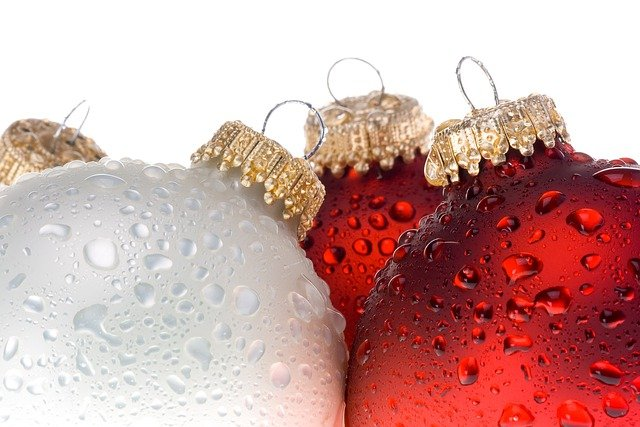
#> input picture opencv_practice/c.jpg, 640 x 427 px
$ jupyter execute '210809 revision1.ipynb'   (older library calls are emulated)
#> lines starting #> are read from the running program, lines starting #| are printed output that depends on the picture; after the words box and inside, x2 and y2 are one past the last pixel; in counts of white or black regions, pixels touching at a corner belong together
[cell 1]
import numpy as np
import cv2
import matplotlib.pyplot

### 에지 검출\
    -에지(edge)\
    영상에서 픽셀의 밝기 값이 급격하게 변하는 부분.\
    즉 객체 이미지 테두리, 경계\
    - 에지 검출\
    영상을 미분하여 값이 큰 영역 검출\
    =>  기울기 값이 크면,변화량이 큰거

#### 소벨필터\
cv2.Sobel(src,ddepth,dx,dy,ksize=None,scale=None,delta=None,borderType=None)=>\
ddepth: 결과 영상 데이터 타입, -1이면 입력 영상과 동일\
dx: x방향 미분 차수\
dy: y방향 미분 차수\
ksize: 커널 크기. 보통3\
scale: 결과 영상에 추가로 곱할 값. 기본은 1\
delta:결과 영상에 추가로 더할 값. 기본은 0

[cell 2]
import numpy as np
import cv2

src = cv2.imread('c.jpg',cv2.IMREAD_GRAYSCALE)
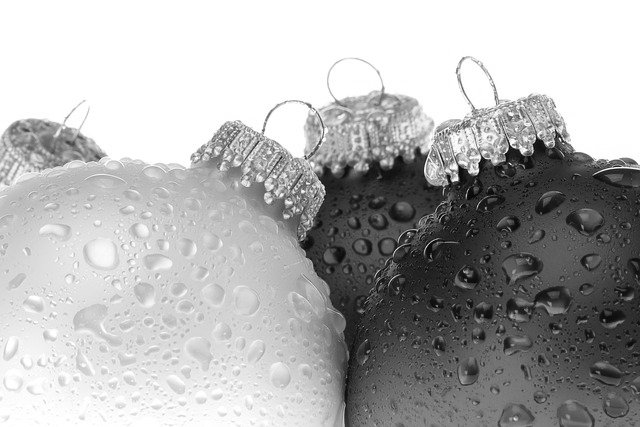
#> src: shape (427, 640); min 0, max 255, mean 176.3

dx = cv2.Sobel(src, -1,1,0,delta=128)
dy = cv2.Sobel(src,-1,0,1,delta=128)

cv2.imshow('src',src)
cv2.imshow('dx',dx)
cv2.imshow('dy',dy)
cv2.waitKey(0)

cv2.destroyAllWindows()

#### 샤르 필터\
cv2.Scharr(src,ddepth,dx,dy,scale=None,delta=None,borderType=None)\

[cell 3]
import numpy as np
import cv2

src = cv2.imread('c.jpg',cv2.IMREAD_GRAYSCALE)

dx = cv2.Scharr(src,-1,1,0,delta=128)
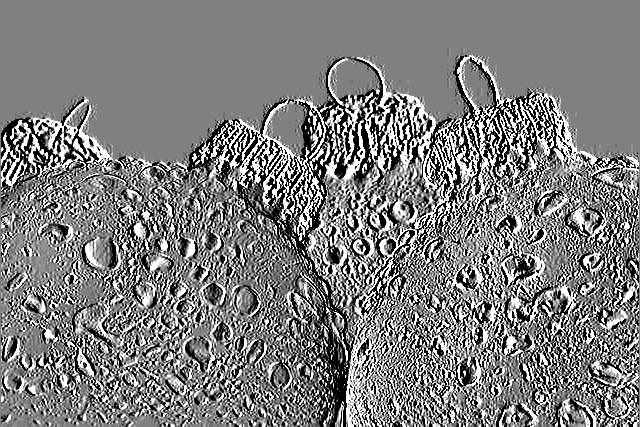
#> dx: shape (427, 640); min 0, max 255, mean 125.9
dy = cv2.Scharr(src,-1,0,1,delta=128)

cv2.imshow('src',src)
cv2.imshow('dx',dx)
cv2.imshow('dy',dy)
cv2.waitKey(0)

cv2.destroyAllWindows()

### 그래디언트(gradient)\
영상을 편미분 하여 구한 벡터\
그래디언트 크기: 픽셀값 차이 크기\
그래디언트 방향: 픽셀 값이 가장 급격하게 증가하는 방향\

크기 계산 함수\
cv2.magnitude(x,y) => 2D 벡터 크기 행렬 반환\
x: x축 미분값\
y:y 축 미분값\

방향 계산 함수\
cv2.phase(x,y,angleInDegree=None)\
x:x축 미분\
y:y축 미분\
angleInDegree:True이면 각도, False이면 래디언\

[cell 4]
import numpy as np
import cv2

src = cv2.imread('c.jpg', cv2.IMREAD_GRAYSCALE)

dx = cv2.Sobel(src, cv2.CV_32F, 1, 0)
dy = cv2.Sobel(src, cv2.CV_32F, 0,1)
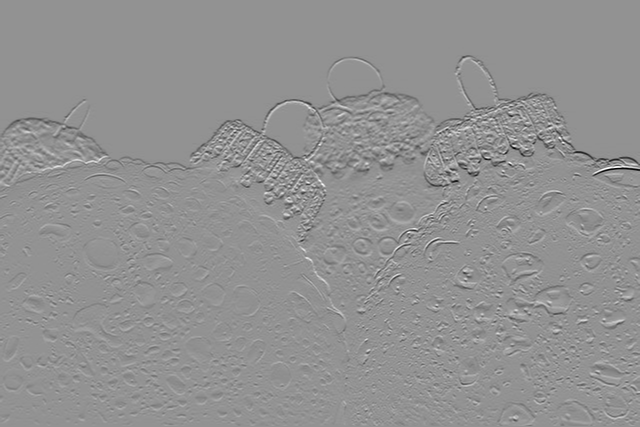
#> dy: shape (427, 640) float32; min -864, max 643, mean -1.3; drawn with min black and max white

mag = cv2.magnitude(dx,dy)
mag = np.clip(mag,0,255).astype(np.uint8)
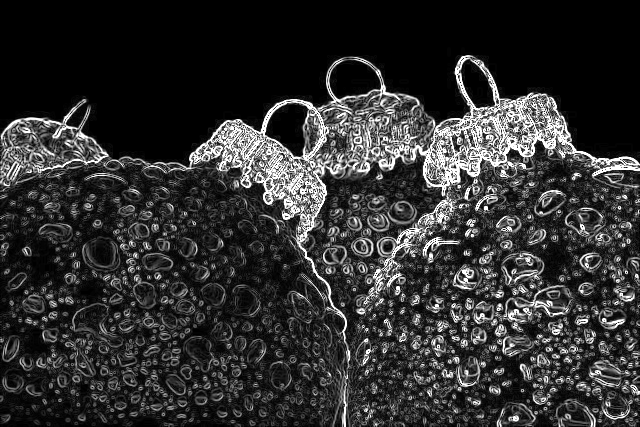
#> mag: shape (427, 640); min 0, max 255, mean 48.6

dst = np.zeros(src.shape[:2],np.uint8)
dst[mag > 120] = 255

cv2.imshow('src',src)
cv2.imshow('mag',mag)
cv2.imshow('dst',dst)
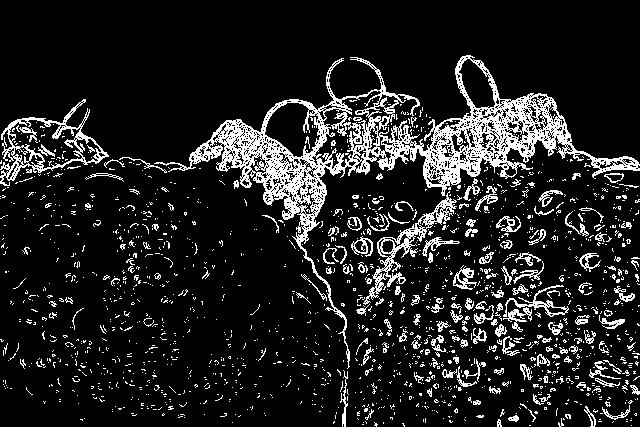
#> window 'dst': shape (427, 640); 12.9% white in thin lines or dots, all inside (x1, y1, x2, y2) = (0, 55, 640, 427)
cv2.waitKey()

cv2.destroyAllWindows()

## 케니 에지 검출\
에지 잘 검출하려면?\
정확한 검출: 점이나 노이즈를 에지로 찾거나 에지를 놓치는 확률 최소화\
정확한 위치: 에지 중심 검출\
단일 에지: 하나의 에지는 하나의 점으로 표현\

    케니 에지 검출 단계
    가우시안 필터링: 잡음 제거
    그래디언트 계산: 소벨 마스크를 이용해서 크기,방향 계산
    비최대 억제: 하나의 에지가 여러개 픽셀로 표현되는 것을 막기 위해 그래디언트 크기가 국지적 최대인 픽셀만 선택
    히스테리시스 에지 트래킹: 걸러진 에지 중에서 약한 에지 버리고 강한에지, 연결에지만 최종 선택

케니 함수\
cv2.Canny(img,threshold1,threshold2,apertureSiz=None,L2gradient=None)\
threshold1 - Hysteresis Thredsholding 작업에서의 min값\
threshold2 - Hysteresis Thredsholding 작업에서의 max값 \
apertureSiz- 소벨 연산에 사용할 커널 크기\
L2gradient - 그래디언트 계산 수식 지정. True, False(기본값)

    이진화 임계값 함수
    cv2.threshold(src,thresh,maxval,type)=>
    thresh:이진화 임계값
    maxval: 입계값 넘었을때 적용할 value
    type:이진화 종류 지정


thresholding type\
cv2.THRESH_BINARY\
cv2.THRESH_BINARY_INV\
cv2.THRESH_TRUNC\
cv2.THRESH_TOZERO\
cv2.THRESH_TOZERO_INV

[cell 5]
import numpy as np
import cv2

src = cv2.imread('building.jpg',cv2.IMREAD_GRAYSCALE)
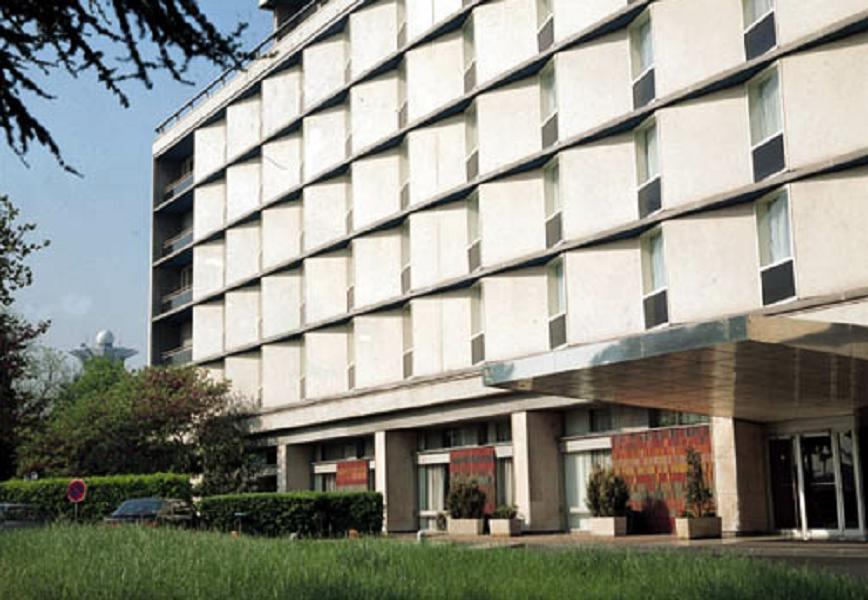
#> input picture opencv_practice/building.jpg, 868 x 600 px
#> src: shape (600, 868); min 0, max 255, mean 142.3

dst = cv2.Canny(src, 50,150)
#> dst: shape (600, 868); 11.6% white in thin lines or dots

cv2.imshow('src',src)
cv2.imshow('dst',dst)
cv2.waitKey()

cv2.destroyAllWindows()

## 에지=> 허프변환

에지 영상은 검정색 배경에 에지부분만 흰색\
입력 영상에서 에지가 있는 좌표를 추출\

직선을 추출하기 위해서 가장 유명한게 허프 변환\
축적 알고리즘 이용=> 내가 원하는 파라미터를 찾아냄.\

허프 변환 직선 검출은 2차원 영상 좌표에서의 \
직선의 방정식을 파라미터 공간으로 변환하여\
직선을 찾는 알고리즘\

직선의 방정식 y= ax+b 가 있다면 \
b= -xa+y 로 변환
x,y축에 있는 직선의 점을 a,b좌표 평면으로 옮기면 직선으로 표현\
x,y좌표 평면 두 점을 a,b좌표 평면으로 옮기면 두개의 직선으로 표현

### 허프 변환 함수 \
cv2.HoughLines(img,rho,theta,threshold,srn=None,stn=None,min_theta=None,max_theta=None) = > 직선 파라메터를 담은 행렬\
rho- r값의 범위 (0~1실수)\
theta - 세타 값의 범위(0~180정수)\
threshold- 직선으로 판단할 임계값, 숫자가 작으면 많은 선이 검출 되지만 정확도 떨어지고 숫자가 크면 정확도가 올라감\
srn,stn - 멀티 스케일 허프 변환에서 rho,theta를 나누는 값. 기본은 0\
min_theta, max_theta - theta 최소 최대값\

cv2.HoughLines()함수의 단점\
반환된 모든 점에 기울기를 계산하여 시작점과 끝점을 계산해야함. 그리고 모든점에 대해서 연산하므로 속도가 느림. 이를 보완한 함수가 확률 허프 변환 함수\

### 확률 허프 변환\
이전 허프변환을 최적화한것.\
모든 점을 대상으로 하는것이 아니라 임의의 점을 이용하여 직선을 찾는것\
단 임계값을 작게 해야한다\
장점은 선의 시작점과 끝점을 return 해주기 때문에 쉽게 화면에 표현가능\

cv2.HoughLinesP(image,rho,theta,threshold,minLineLength,maxLineGap) => lines\
rho - r값의 범위(0~1 실수)\
theta - 세타 값의 범위 (0~180 정수)\
threshold - 직선으로 판단할 임계값\
minLineLength- 검출할 선의 최소 길이\
maxLineGap- 직선으로 간주할 최대 에지 점 간격

[cell 6]
import numpy as np
import cv2

src = cv2.imread('building.jpg',cv2.IMREAD_GRAYSCALE)

edges = cv2.Canny(src,50,150)

lines = cv2.HoughLinesP(edges,1,np.pi/180.,160,minLineLength=50,maxLineGap=5)
#> lines = 113 rows, first 6: [180, 309, 737, 72], [329, 398, 385, 388], [149, 215, 480, 0], [802, 538, 857, 539], [301, 186, 546, 55], [430, 290, 683, 212]

dst = cv2.cvtColor(edges, cv2.COLOR_GRAY2BGR)
#> dst: shape (600, 868, 3); 11.6% white in thin lines or dots


# print(lines[0][0][0])

if lines is not None:
    for i in range(lines.shape[0]):
        pt1 = (lines[i][0][0], lines[i][0][1])
        pt2 = (lines[i][0][2],lines[i][0][3])
        cv2.line(dst,pt1,pt2,(0,0,255),2,cv2.LINE_AA) # 빨간선 긋기
#> this loop made 113 passes
#> (pt1, pt2) on passes 1 to 12: ((180, 309), (737, 72)), ((329, 398), (385, 388)), ((149, 215), (480, 0)), ((802, 538), (857, 539)), ((301, 186), (546, 55)), ((430, 290), (683, 212)), ((589, 342), (640, 332)), ((627, 475), (680, 470)), ((800, 417), (853, 413)), ((451, 278), (517, 257)), ((369, 530), (421, 530)), ((262, 268), (262, 135))
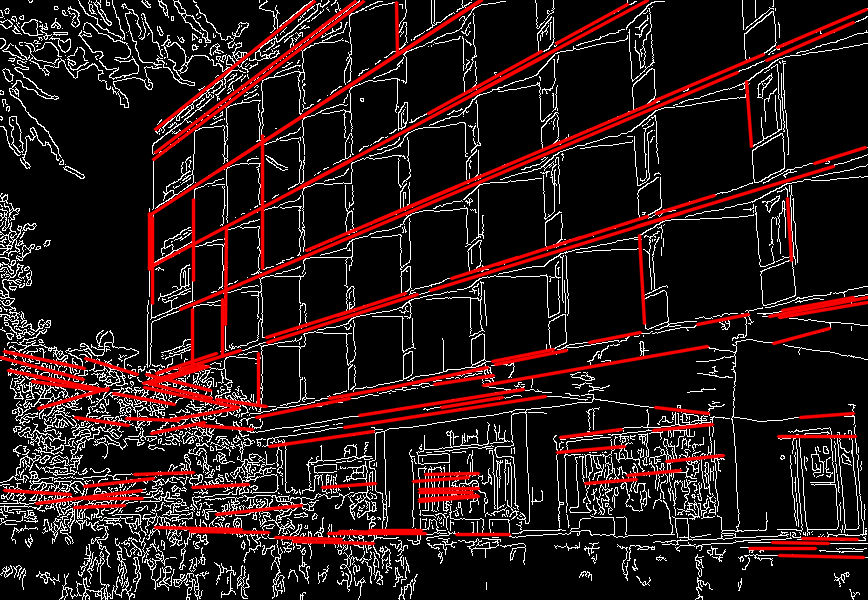
#> dst: shape (600, 868, 3); mean B, G, R 23.7, 23.7, 41


cv2.imshow('dst',dst)
cv2.imshow('src',src)

cv2.waitKey()
cv2.destroyAllWindows()

허프 변환 원검출 함수\
cv2.HoughCircles(img,method,dp,minDist,param1=None,param2=None,minRadius=None,maxRadius=None)\

method: cv2.HOUGH_GRADIENT만 가능\
dp: img와 축적 배열 크기 비율.1은같음, 2는 축적배열이 img의 반\
minDist: 검출된 원 중심점들의 최소거리\
param1:케니 검출기의 높은 임계값\
param2;축적 배열의 원 검출을 위한 임계값\
minRadius, maxRadius:검출할 원의 최소,최대 반지름

[cell 7]
import numpy as np
import cv2

src = cv2.imread('dial.jpg')
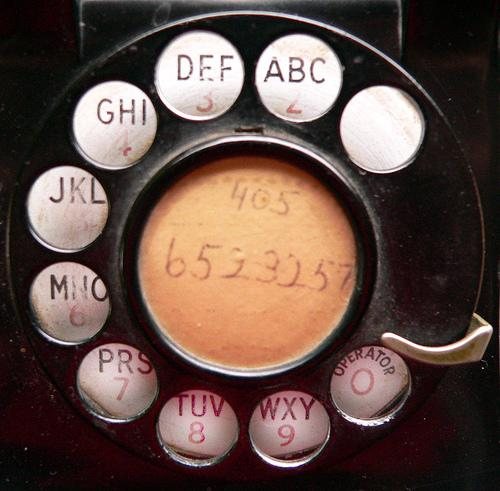
#> input picture opencv_practice/dial.jpg, 500 x 491 px
#> src is the input picture: shape (491, 500, 3); mean B, G, R 69.4, 77.1, 97.7

gray = cv2.cvtColor(src, cv2.COLOR_BGR2GRAY)
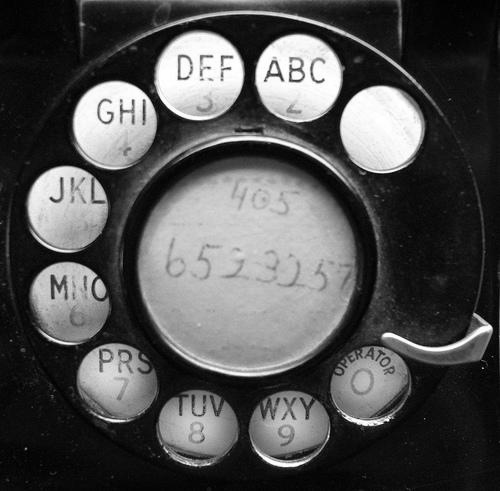
#> gray: shape (491, 500); min 0, max 255, mean 82.4
blr = cv2.GaussianBlur(gray,(0,0),1.0)

circles = cv2.HoughCircles(blr,cv2.HOUGH_GRADIENT,1,50,
                          param1=150,param2=40,minRadius=20,
                          maxRadius=80)
#> circles = [[297.5, 77.5, 43.4], [286.5, 429.5, 38], [65.5, 207.5, 41.8], [114.5, 121.5, 41.2], [199.5, 73.5, 42.4], [67.5, 302.5, 40.7], [383.5, 128.5, 44.1], [373.5, 382.5, 36.9], [196.5, 426.5, 39.2], [115.5, 381.5, 38.6], [435.5, 290.5, 60.1]]

dst = src.copy()

if circles is not None:
    for i in range(circles.shape[1]):
        cx,cy,radius = circles[0][i]
        cv2.circle(dst,(cx,cy), int(radius), (0,0,255),2,cv2.LINE_AA)
#> this loop made 11 passes
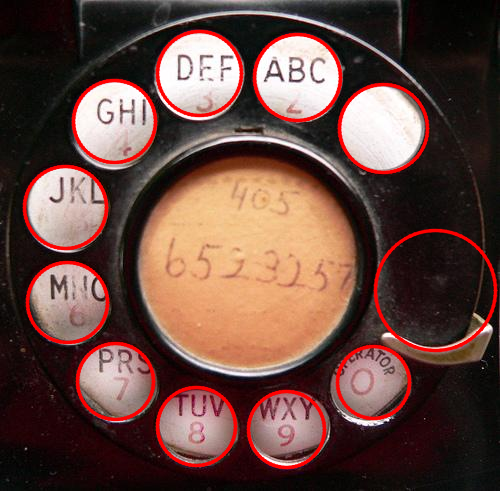
#> dst: shape (491, 500, 3); 5.99% of pixels changed, all inside (x1, y1, x2, y2) = (22, 29, 498, 470)


cv2.imshow('src',src)
cv2.imshow('dst',dst)
cv2.waitKey()

cv2.destroyAllWindows()
